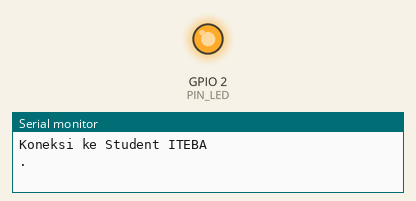
This sketch was run on a simulated ESP8266 (NodeMCU). On the bench: output pins drawn as LEDs (lit = HIGH), the last lines printed to the serial monitor. WiFi joins after 1.5 s; servers stay silent unless stated; a WiFi scan finds three made-up networks; uploads are accepted with an empty reply.

Above: at 4.1 s.
At 5.6 s:
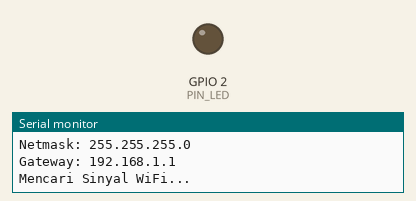
Timing chart, 0 to 7.1 s (numbered marks = the images above):
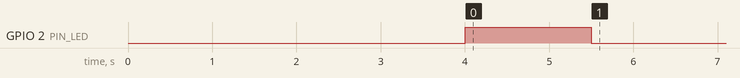

The sketch:

sketch_dBm_server_telegram.ino
```cpp
#include <ESP8266WiFi.h>
#include <WiFiClient.h>
#include <ESP8266WebServer.h>
#include <ESP8266HTTPClient.h>

// konfigurasi jaringan wifi
const char* ssid = "Student ITEBA";
const char* password = "itebastudent";

#define PIN_LED 2             // inisialisasi LED di pin 2

const int RSSI_MAX =-50;      // menentukan kekuatan sinyal maksimum dalam dBm
const int RSSI_MIN =-100;     // menentukan kekuatan sinyal minimum dalam dBm

String r = "Mencari Sinyal WiFi...";
String s = "Jaringan tidak ditemukan.";
String t = "  jaringan ditemukan.";
String u = "";
String za = "\n";

void setup() {
  delay(1000);
  Serial.begin(115200);
  WiFi.mode(WIFI_OFF);
  delay(1000);
  WiFi.mode(WIFI_STA);        // Set WiFi ke mode stasiun
  //WiFi.disconnect();
  delay(2000);
  pinMode(PIN_LED, OUTPUT);

  // setting koneksi
  Serial.println();
  Serial.println();
  Serial.print("Koneksi ke ");
  Serial.println(ssid);

  WiFi.begin(ssid, password);

  // cek koneksi
  while(WiFi.status() != WL_CONNECTED){

      digitalWrite(PIN_LED, HIGH);     // LED mati

      // NodeMCU akan terus mencoba koneksi
      Serial.print(".");
      delay(500);
  }

  // bila terkoneksi
  digitalWrite(PIN_LED, LOW);          // LED menyala
  // tampilkan di serial monitor
  Serial.println("");
  Serial.println("WiFi Terkoneksi");
  Serial.println("IP address: ");
  Serial.println(WiFi.localIP());
  Serial.print("Netmask: ");
  Serial.println(WiFi.subnetMask());
  Serial.print("Gateway: ");
  Serial.println(WiFi.gatewayIP());
}

void loop() {
  Serial.println(r);
  Serial.println("");
  kirimData(r);

  int n = WiFi.scanNetworks();
  String sn = String(n);

  if (n == 0) {
    Serial.println("Jaringan tidak ditemukan.");
    kirimData(s);
  } else {
    String a = sn + t + za + za;
    Serial.print(n);
    Serial.println(t);

    u = "";
    for (int i = 0; i < n; ++i) {
      int v = i + 1;
      String nv = String(v) + ") ";
      String w = String(WiFi.SSID(i)) + "  ";
      String x = String(WiFi.RSSI(i)) + "dBm (";
      String xv = String(dBmtoPercentage(WiFi.RSSI(i)));
      String xw = String("%)");
      String y = nv + w + x + xv + xw + za;
      u = u + y;

      Serial.print("  ");
      Serial.print(nv);
      Serial.print(w);
      Serial.print(x);
      Serial.print(dBmtoPercentage(WiFi.RSSI(i)));
      Serial.println("%)");

      delay(10);
    }
    String zu = a + u;
    kirimData(zu);
    u = "";
    zu = "";
  }
  Serial.println("");

  delay(2000);
  WiFi.scanDelete();
}

void kirimData(String isi) {
    String postData = (String)"data=" + isi;

    // cek koneksi ke server
    HTTPClient http;
    http.begin("http://chat.aldikadek.my.id/datadBm.php");
    http.addHeader("Content-Type", "application/x-www-form-urlencoded");

    auto httpCode = http.POST(postData);
    String isiData = http.getString();     // Mengambil data post yang dikirim

    http.end();
    delay(700);
}

// Kekuatan sinyal dalam %
int dBmtoPercentage(int dBm) {
  int quality;
    if(dBm <= RSSI_MIN) {
        quality = 0;
    } else if(dBm >= RSSI_MAX) {
        quality = 100;
    } else {
        quality = 2 * (dBm + 100);
    }
    return quality;
}


//
```
